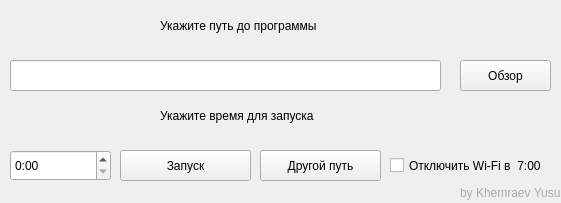
<?xml version="1.0" encoding="UTF-8"?>
<ui version="4.0">
 <class>MainWindow</class>
 <widget class="QMainWindow" name="MainWindow">
  <property name="enabled">
   <bool>true</bool>
  </property>
  <property name="geometry">
   <rect>
    <x>0</x>
    <y>0</y>
    <width>561</width>
    <height>203</height>
   </rect>
  </property>
  <property name="minimumSize">
   <size>
    <width>561</width>
    <height>203</height>
   </size>
  </property>
  <property name="maximumSize">
   <size>
    <width>561</width>
    <height>203</height>
   </size>
  </property>
  <property name="windowTitle">
   <string>uTact</string>
  </property>
  <property name="windowIcon">
   <iconset resource="icon.qrc">
    <normaloff>:/MainIcon/icon_new.ico</normaloff>:/MainIcon/icon_new.ico</iconset>
  </property>
  <property name="windowOpacity">
   <double>1.000000000000000</double>
  </property>
  <widget class="QWidget" name="centralwidget">
   <widget class="QPushButton" name="pushButton">
    <property name="geometry">
     <rect>
      <x>460</x>
      <y>60</y>
      <width>91</width>
      <height>31</height>
     </rect>
    </property>
    <property name="text">
     <string>Обзор</string>
    </property>
   </widget>
   <widget class="QLineEdit" name="lineEdit">
    <property name="geometry">
     <rect>
      <x>10</x>
      <y>60</y>
      <width>431</width>
      <height>31</height>
     </rect>
    </property>
    <property name="styleSheet">
     <string notr="true">font: 14pt &quot;Segoe UI&quot;;</string>
    </property>
   </widget>
   <widget class="QTimeEdit" name="timeEdit">
    <property name="enabled">
     <bool>true</bool>
    </property>
    <property name="geometry">
     <rect>
      <x>10</x>
      <y>150</y>
      <width>101</width>
      <height>31</height>
     </rect>
    </property>
    <property name="acceptDrops">
     <bool>false</bool>
    </property>
    <property name="styleSheet">
     <string notr="true">font: 16pt &quot;Segoe UI&quot;;</string>
    </property>
    <property name="wrapping">
     <bool>false</bool>
    </property>
    <property name="frame">
     <bool>true</bool>
    </property>
    <property name="readOnly">
     <bool>false</bool>
    </property>
    <property name="accelerated">
     <bool>false</bool>
    </property>
    <property name="keyboardTracking">
     <bool>true</bool>
    </property>
    <property name="showGroupSeparator" stdset="0">
     <bool>false</bool>
    </property>
    <property name="currentSection">
     <enum>QDateTimeEdit::HourSection</enum>
    </property>
    <property name="displayFormat">
     <string>H:mm</string>
    </property>
    <property name="calendarPopup">
     <bool>false</bool>
    </property>
   </widget>
   <widget class="QPushButton" name="pushButton_3">
    <property name="enabled">
     <bool>true</bool>
    </property>
    <property name="geometry">
     <rect>
      <x>120</x>
      <y>150</y>
      <width>131</width>
      <height>31</height>
     </rect>
    </property>
    <property name="text">
     <string>Запуск</string>
    </property>
   </widget>
   <widget class="QLabel" name="label">
    <property name="geometry">
     <rect>
      <x>160</x>
      <y>100</y>
      <width>241</width>
      <height>31</height>
     </rect>
    </property>
    <property name="styleSheet">
     <string notr="true">font: 14pt &quot;Segoe UI&quot;;</string>
    </property>
    <property name="text">
     <string>Укажите время для запуска </string>
    </property>
   </widget>
   <widget class="QLabel" name="label_2">
    <property name="geometry">
     <rect>
      <x>160</x>
      <y>10</y>
      <width>251</width>
      <height>31</height>
     </rect>
    </property>
    <property name="styleSheet">
     <string notr="true">font: 14pt &quot;Segoe UI&quot;;</string>
    </property>
    <property name="text">
     <string>Укажите путь до программы</string>
    </property>
   </widget>
   <widget class="QPushButton" name="pushButton_2">
    <property name="geometry">
     <rect>
      <x>260</x>
      <y>150</y>
      <width>121</width>
      <height>31</height>
     </rect>
    </property>
    <property name="text">
     <string>Другой путь</string>
    </property>
   </widget>
   <widget class="QLabel" name="label_3">
    <property name="geometry">
     <rect>
      <x>460</x>
      <y>183</y>
      <width>101</width>
      <height>20</height>
     </rect>
    </property>
    <property name="styleSheet">
     <string notr="true">color: rgb(171, 171, 171);</string>
    </property>
    <property name="text">
     <string>by Khemraev Yusup</string>
    </property>
   </widget>
   <widget class="QCheckBox" name="checkBox">
    <property name="geometry">
     <rect>
      <x>390</x>
      <y>157</y>
      <width>171</width>
      <height>17</height>
     </rect>
    </property>
    <property name="styleSheet">
     <string notr="true">font: 10pt &quot;MS Shell Dlg 2&quot;;</string>
    </property>
    <property name="text">
     <string>Отключить Wi-Fi в  7:00</string>
    </property>
   </widget>
  </widget>
 </widget>
 <resources>
  <include location="icon.qrc"/>
 </resources>
 <connections/>
</ui>
